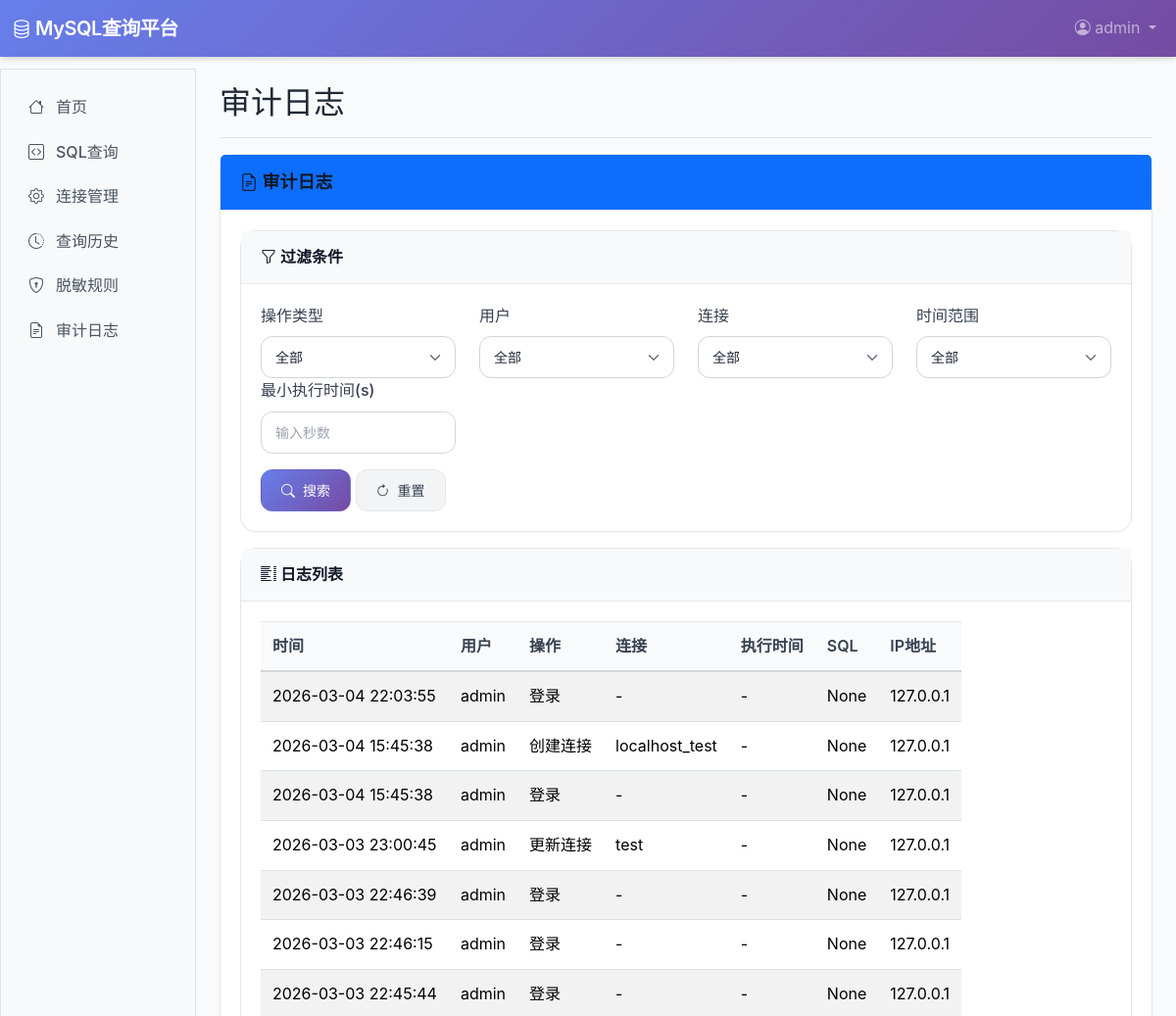
Before: /audit/ (signed in, upper part) with the older database file.
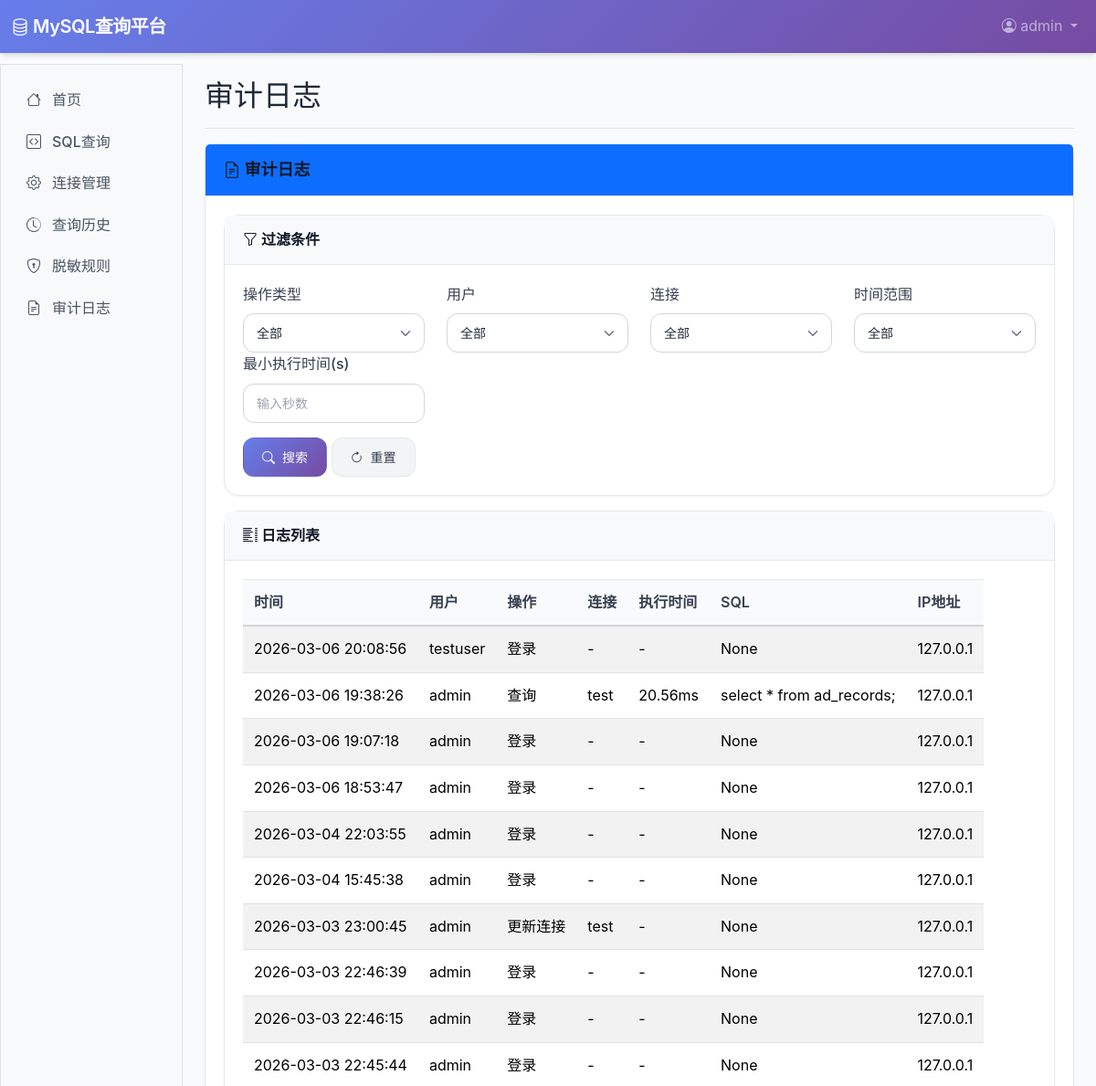
After: the same page with the newer database file.
### audit/models.py (models this page shows, shortened)
class AuditLog(models.Model):
    ACTION_CHOICES = (
        ('query', '查询'),
        ('login', '登录'),
        ('logout', '登出'),
        ('create_connection', '创建连接'),
        ('update_connection', '更新连接'),
        ('delete_connection', '删除连接'),
        ('create_masking', '创建脱敏规则'),
        ('update_masking', '更新脱敏规则'),
        ('delete_masking', '删除脱敏规则'),
    )
    user = models.ForeignKey(
        settings.AUTH_USER_MODEL,
        on_delete=models.CASCADE,
        related_name='audit_logs'
    )
    connection = models.ForeignKey(
        MySQLConnection,
        on_delete=models.CASCADE,
        related_name='audit_logs',
        null=True,
        blank=True
    )
    action = models.CharField(max_length=20, choices=ACTION_CHOICES)
    sql = models.TextField(null=True, blank=True, verbose_name='SQL 语句')
    execution_time = models.FloatField(null=True, blank=True, verbose_name='执行时间(ms)')
    ip_address = models.GenericIPAddressField(null=True, blank=True, verbose_name='IP 地址')
    created_at = models.DateTimeField(auto_now_add=True)
    class Meta:
        verbose_name = '审计日志'
        verbose_name_plural = '审计日志'
        ordering = ['-created_at']

### accounts/models.py (models this page shows, shortened)
class User(AbstractUser):
    ROLE_CHOICES = (
        ('normal', '普通用户'),
        ('admin', '管理员'),
    )
    role = models.CharField(max_length=10, choices=ROLE_CHOICES, default='normal')
    last_login_ip = models.GenericIPAddressField(null=True, blank=True, verbose_name='上次登录IP')
    login_count = models.PositiveIntegerField(default=0, verbose_name='登录次数')
    groups = models.ManyToManyField(
        Group,
        verbose_name='groups',
        blank=True,
        help_text='The groups this user belongs to.',
        related_name='custom_user_set',
        related_query_name='custom_user',
    )
    user_permissions = models.ManyToManyField(
        Permission,
        verbose_name='user permissions',
        blank=True,
        help_text='Specific permissions for this user.',
        related_name='custom_user_set',
        related_query_name='custom_user',
    )
    class Meta:
        verbose_name = '用户'
        verbose_name_plural = '用户'

### connections/models.py (models this page shows, shortened)
class MySQLConnection(models.Model):
    STATUS_CHOICES = [
        ('active', '已连接'),
        ('inactive', '未连接'),
    ]
    name = models.CharField(max_length=100, verbose_name='连接名称')
    status = models.CharField(
        max_length=10,
        choices=STATUS_CHOICES,
        default='inactive',
        verbose_name='连接状态'
    )
    host = models.CharField(max_length=255, verbose_name='主机地址')
    port = models.PositiveIntegerField(default=3306, verbose_name='端口')
    database = models.CharField(max_length=100, verbose_name='数据库名称')
    username = models.CharField(max_length=100, verbose_name='用户名')
    password = models.CharField(max_length=255, verbose_name='密码')
    created_by = models.ForeignKey(
        settings.AUTH_USER_MODEL,
        on_delete=models.CASCADE,
        related_name='connections'
    )
    created_at = models.DateTimeField(auto_now_add=True)
    updated_at = models.DateTimeField(auto_now=True)
    class Meta:
        verbose_name = 'MySQL 连接'
        verbose_name_plural = 'MySQL 连接'

### audit/views.py (the view, shortened to what this page needs)
# urls.py: path('', views.audit_log_list_view, name='audit_list'),
@login_required
def audit_log_list_view(request):
    if request.user.role != 'admin':
        from django.contrib import messages
        messages.error(request, '您没有权限访问审计日志！')
        return render(request, 'errors/403.html')
    logs = AuditLog.objects.all()
    action = request.GET.get('action')
    user_id = request.GET.get('user')
    connection_id = request.GET.get('connection')
    date_range = request.GET.get('date_range')
    min_time = request.GET.get('min_time')
    if min_time:
        try:
            min_time_ms = float(min_time) * 1000
            logs = logs.filter(execution_time__gte=min_time_ms)
        except:
            pass
    if action:
        logs = logs.filter(action=action)
    if user_id:
        logs = logs.filter(user_id=user_id)
    if connection_id:
        logs = logs.filter(connection_id=connection_id)
    paginator = Paginator(logs, 50)
    page = request.GET.get('page')
    logs_page = paginator.get_page(page)
    from accounts.models import User
    all_users = User.objects.all()
    from connections.models import MySQLConnection
    all_connections = MySQLConnection.objects.all()
    context = {
        'logs': logs_page,
        'all_users': all_users,
        'all_connections': all_connections,
        'selected_action': action,
        'selected_user': user_id,
        'selected_connection': connection_id,
        'selected_date_range': date_range,
        'selected_min_time': min_time,
    }
    return render(request, 'audit/list.html', context)

### audit/templates/audit/list.html (shortened to what the changed rows need)
{% extends 'base.html' %}
{% block page_title %}审计日志{% endblock %}
{% block content %}
<div class="row">
    <div class="col-lg-12 mb-4">
        <div class="card">
            <div class="card-body">
                {% if logs %}
                    <div class="row mb-3">
                        <div class="col-md-12">
                            <div class="card">
                                <div class="card-body">
                                    <div class="table-responsive">
                                        <table class="table table-striped table-hover">
                                            <thead class="table-primary">
                                                <tr>
                                                    <th>时间</th>
                                                    <th>用户</th>
                                                    <th>操作</th>
                                                    <th>连接</th>
                                                    <th>执行时间</th>
                                                    <th>SQL</th>
                                                    <th>IP地址</th>
                                                </tr>
                                            </thead>
                                            <tbody>
                                                {% for log in logs %}
                                                    <tr>
                                                        <td>{{ log.created_at|date:"Y-m-d H:i:s" }}</td>
                                                        <td>{{ log.user.username }}</td>
                                                        <td>{{ log.get_action_display }}</td>
                                                        <td>{% if log.connection %}{{ log.connection.name }}{% else %}-{% endif %}</td>
                                                        <td>{% if log.execution_time %}{{ log.execution_time|floatformat:2 }}ms{% else %}-{% endif %}</td>
                                                        <td>
                                                            <div class="sql-preview">
                                                                {{ log.sql|truncatechars:50 }}
                                                            </div>
                                                        </td>
                                                        <td>{{ log.ip_address }}</td>
                                                    </tr>
                                                {% endfor %}
                                            </tbody>
                                        </table>
                                    </div>
                                </div>
                            </div>
                        </div>
                    </div>
                {% else %}
                    <div class="text-center">
                        <i class="bi bi-inbox" style="font-size: 4rem; color: #ccc; margin-bottom: 20px;"></i>
                        <p class="text-muted">没有符合条件的审计日志</p>
                    </div>
                {% endif %}
            </div>
        </div>
    </div>
</div>
{% endblock %}

Changed rows visible on the page:
removed AuditLog: created_at "2026-03-04 15:45:38", user.username "admin", action "创建连接", connection.name "localhost_test", sql "None", ip_address "127.0.0.1"
added AuditLog: created_at "2026-03-06 20:08:56", user.username "testuser", action "登录", sql "None", ip_address "127.0.0.1"
added AuditLog: created_at "2026-03-06 19:38:26", user.username "admin", action "查询", connection.name "test", execution_time "20.56", sql "select * from ad_records;", ip_address "127.0.0.1"
added AuditLog: created_at "2026-03-06 19:07:18", user.username "admin", action "登录", sql "None", ip_address "127.0.0.1"
added AuditLog: created_at "2026-03-06 18:53:47", user.username "admin", action "登录", sql "None", ip_address "127.0.0.1"
